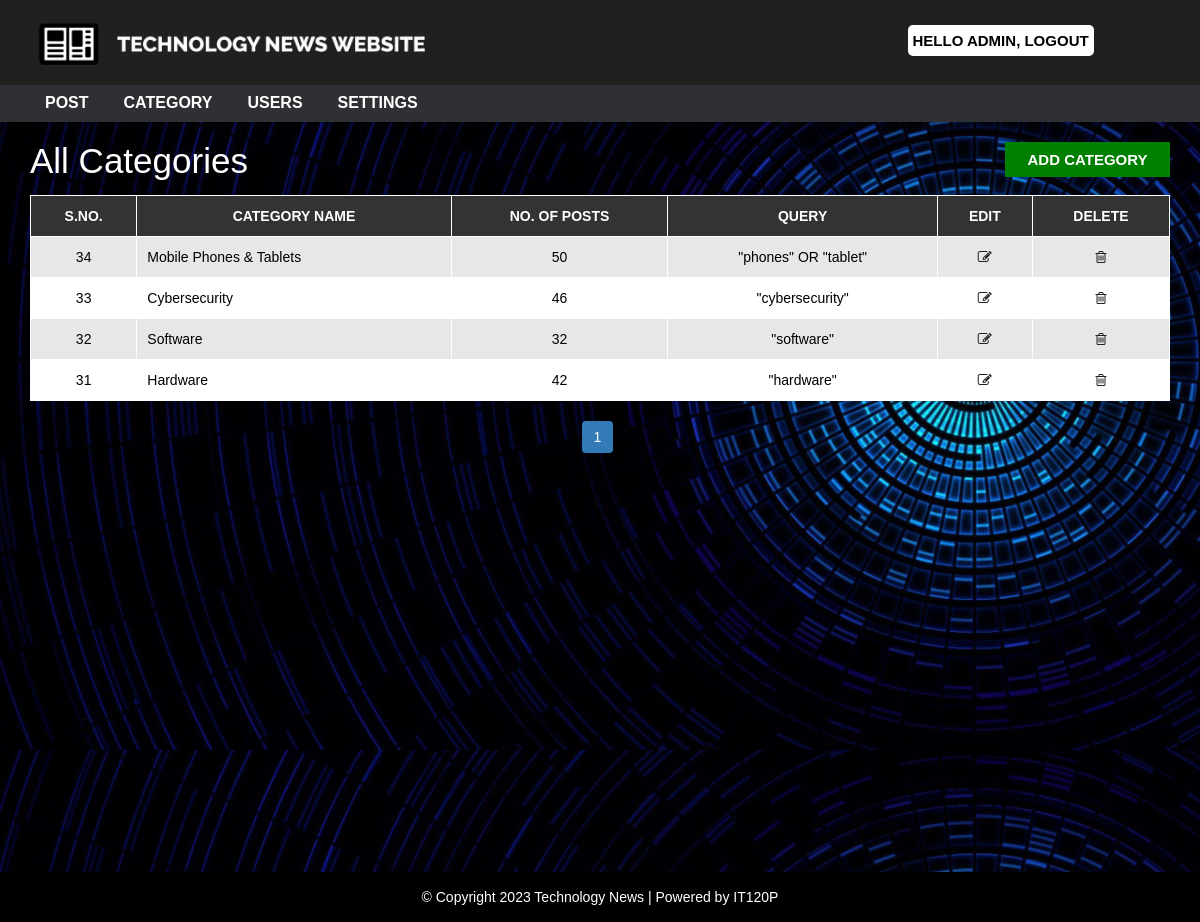
The page /technews/admin/category.php (signed in) on the database as committed earlier.
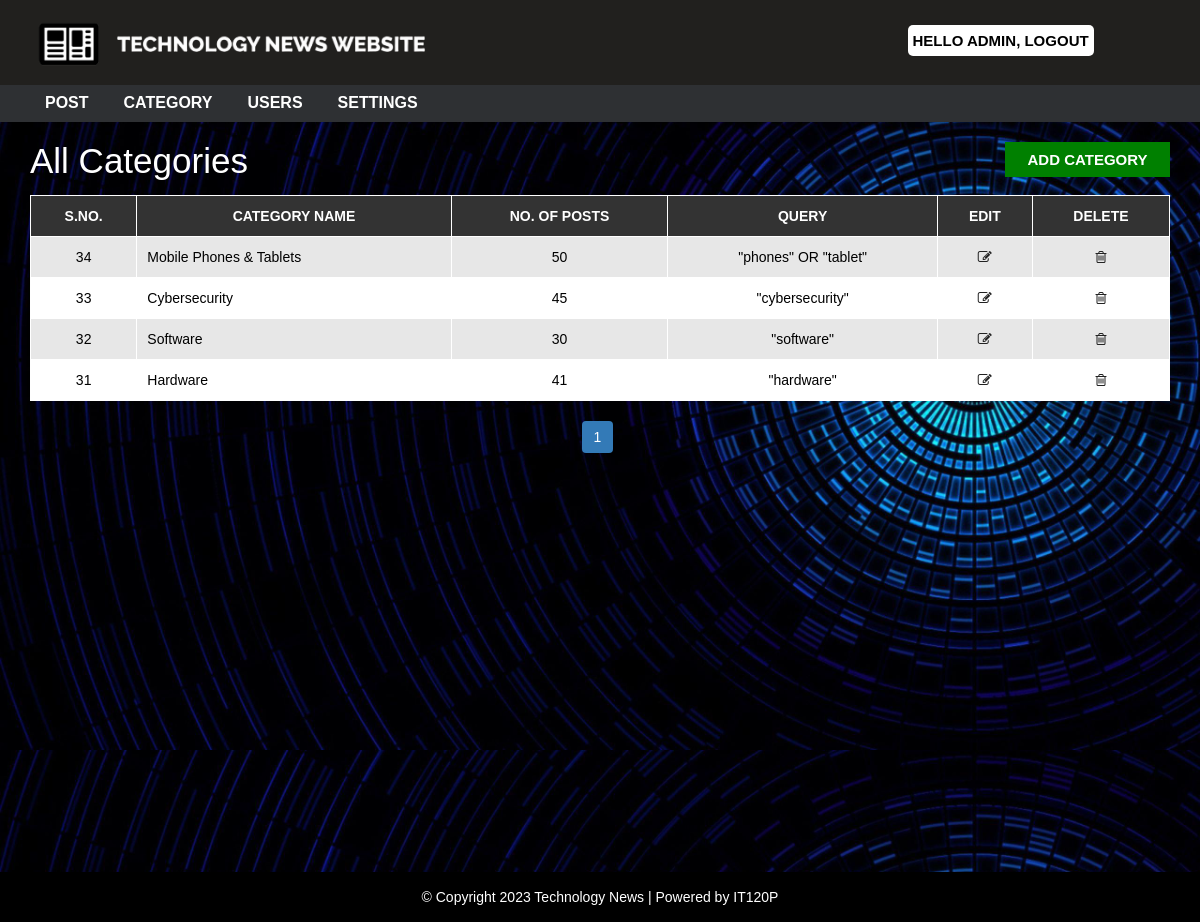
The same page on the database as committed later.
### tables this page shows
CREATE TABLE `category` (
  `category_id` int(11) NOT NULL,
  `category_name` text NOT NULL,
  `post` int(10) NOT NULL,
  `query` text NOT NULL
);

### technews/admin/category.php (the view, shortened to what this page needs)
<?php
include "../config.php";
include "header.php";
?>
<div id="admin-content">
    <div class="container">
        <div class="row">
            <div class="col-md-10">
                <h1 class="admin-heading">All Categories</h1>
            </div>
            <div class="col-md-2">
                <a class="add-new" href="add-category.php">add category</a>
            </div>
            <div class="col-md-12">
              <?php
                $limit=5;
                if(isset($_GET["page"])){
                  $page=$_GET["page"];
                }else{
                    $page=1;
                }
                $offset=($page-1) * $limit;
                $sql="SELECT * FROM  category  ORDER BY category_id DESC LIMIT {$offset}, {$limit}";
                $result=mysqli_query($conn,$sql) or die("Query failed ");
                if(mysqli_num_rows($result) > 0 ){
               ?>
                <table class="content-table">
                    <thead>
                        <th>S.No.</th>
                        <th>Category Name</th>
                        <th>No. of Posts</th>
                        <th>Query</th>
                        <th>Edit</th>
                        <th>Delete</th>
                    </thead>
                    <tbody>
                      <?php
                       while($row = mysqli_fetch_assoc($result)) {
                       ?>
                        <tr>
                            <td class='id'><?php echo $row["category_id"]; ?></td>
                            <td><?php echo $row["category_name"]; ?></td>
                            <td><?php echo $row["post"]; ?></td>
                            <td><?php echo $row["query"]; ?></td>
                            <td class='edit'><a href='update-category.php?id=<?php echo $row["category_id"];?>'> <i class='fa fa-edit'></i></a></td>
                            <td class='delete'><a href='delete-category.php?id=<?php echo $row["category_id"];?>'> <i class='fa fa-trash-o'></i></a></td>
                        </tr>
                      <?php
                      }
                    } ?>
                    </tbody>
                </table>
                <?php
                $sql1="SELECT * FROM category";
                $result1=mysqli_query($conn,$sql1) or die("Query Failed");
                if(mysqli_num_rows($result1) >0 ){
                  $total_records=mysqli_num_rows($result1);
                  $total_pages= ceil ($total_records / $limit);
                  echo "<ul class='pagination admin-pagination'>";
                    for ($i=1; $i<=$total_pages; $i++) {
                      if($i==$page){
                        $active="active";
                      }else{
                        $active="";
                      }
                      echo'<li class="'.$active.'"><a href="category.php?page='.$i.'">'.$i.'</a></li>';
                    }
                    echo "</ul>";
                  }
                 ?>
            </div>
        </div>
    </div>
</div>
<?php include "../footer.php"; ?>

Rows that differ between the two databases and show on the page:
changed category "Cybersecurity": post "46" → "45"
changed category "Software": post "32" → "30"
changed category "Hardware": post "42" → "41"
